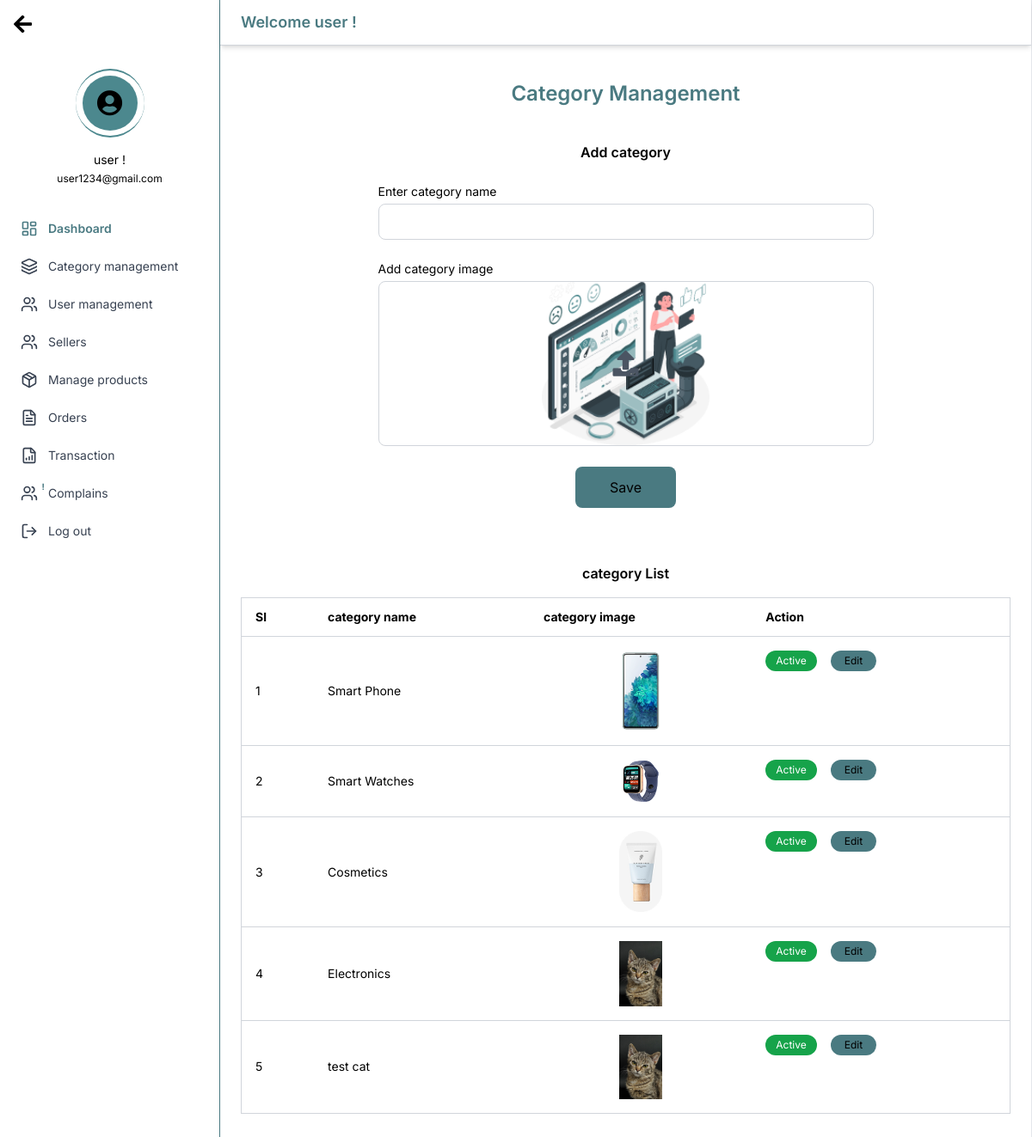
The app's page /admin_panel/add_category/ with its own data.
### categories/models.py (models this page shows, shortened)
class Category(models.Model):
    name = models.CharField(max_length=100)
    slug = models.SlugField(unique=True, null=True, blank=True)
    image = models.ImageField(upload_to='categories/')

### admin_panel/views.py (the view)
# urls.py: path('add_category/', views.add_category, name='add_category'),
def add_category(request):
    categories = Category.objects.all()
    if request.method == 'POST':
        name = request.POST.get('name')
        image = request.FILES.get('image')
        Category.objects.create(name=name, image=image)
        return redirect('add_category')
    return render(request, 'admin_panel/add_category.html', {'categories': categories})

### admin_panel/templates/admin_panel/add_category.html (shortened to what this page needs)
{% extends 'admin_base.html' %}
{% load static %}
{% block content %}
</aside>
<main class="flex-1 flex flex-col">
 <header class="border-b border-gray-300 shadow-md px-6 py-3 flex items-center">
  <h1 class="text-[#4a7a81] font-semibold text-lg">
   Welcome user !
  </h1>
 </header>
 <section class="flex-1 overflow-auto px-6 py-10">
  <h2 class="text-[#4a7a81] font-semibold text-2xl text-center mb-10 capitalize">
   category management
  </h2>
  <form class="max-w-xl mx-auto flex flex-col gap-6" method="post" enctype="multipart/form-data">
   <div class="text-center font-semibold text-base">
    Add category
   </div>
   <div class="flex flex-col gap-1">
    <label class="text-sm font-normal" for="categoryName">
     Enter category name
    </label>
    <input class="border border-gray-300 rounded-lg px-4 py-2 focus:outline-none focus:ring-2 focus:ring-[#4a7a81]" name="name" id="categoryName" type="text"/>
   </div>
   <div class="flex flex-col gap-1">
    <label class="text-sm font-normal" for="categoryImage">
     Add category image
    </label>
    <div class="relative">
     <label class="cursor-pointer border border-gray-300 rounded-lg p-8 flex justify-center items-center absolute top-0 left-0 w-full h-full" for="categoryImage">
      <i class="fas fa-upload text-3xl text-gray-600">
      </i>
     </label>
     <img id="categoryImagePreview" class="h-48 w-auto mx-auto" src="{% static 'images/Group 225.png' %}" alt=""/>
    </div>
   </div>
   <button class="bg-[#4a7a81] text-black rounded-lg py-3 px-10 mx-auto block" type="submit">
    Save
   </button>
  </form>
  <div class="max-w-4xl mx-auto mt-16">
   <div class="text-center font-semibold text-base mb-4">
    category List
   </div>
   <table class="w-full border border-gray-300 rounded-lg border-collapse">
    <thead>
     <tr class="text-left text-sm font-normal border-b border-gray-300">
      <th class="py-3 px-4">
       Sl
      </th>
      <th class="py-3 px-4">
       category name
      </th>
      <th class="py-3 px-4">
       category image
      </th>
      <th class="py-3 px-4">
       Action
      </th>
     </tr>
    </thead>
    <tbody>
        {% for categorie in categories %}
     <tr class="border-b border-gray-300 text-sm font-normal">
      <td class="py-4 px-4 align-middle">
       {{ forloop.counter }}
      </td>
      <td class="py-4 px-4 align-middle">
       {{ categorie.name }}
      </td>
      <td class="py-4 px-4 align-middle text-center">
       <img alt="Electronic product image showing a small appliance" class="inline-block" height="50" src="{{ categorie.image.url }}" width="50"/>
      </td>
      <td class="py-4 px-4 align-middle flex gap-4">
       <span class="bg-green-600 text-white text-xs rounded-full px-3 py-1 self-center">
        Active
       </span>
       <button class="bg-[#4a7a81] text-black text-xs rounded-full px-4 py-1">
        Edit
       </button>
      </td>
     </tr>
        {% endfor %}
    </tbody>
   </table>
  </div>
 </section>
</main>
</div>
{% endblock %}

### templates/admin_base.html (style rules this page uses)
body { font-family: "Inter", sans-serif; }

### records on screen
Category: name "Smart Phone", image (picture)
Category: name "Smart Watches", image (picture)
Category: name "Cosmetics", image (picture)
Category: name "Electronics", image (picture)
Category: name "test cat", image (picture)
